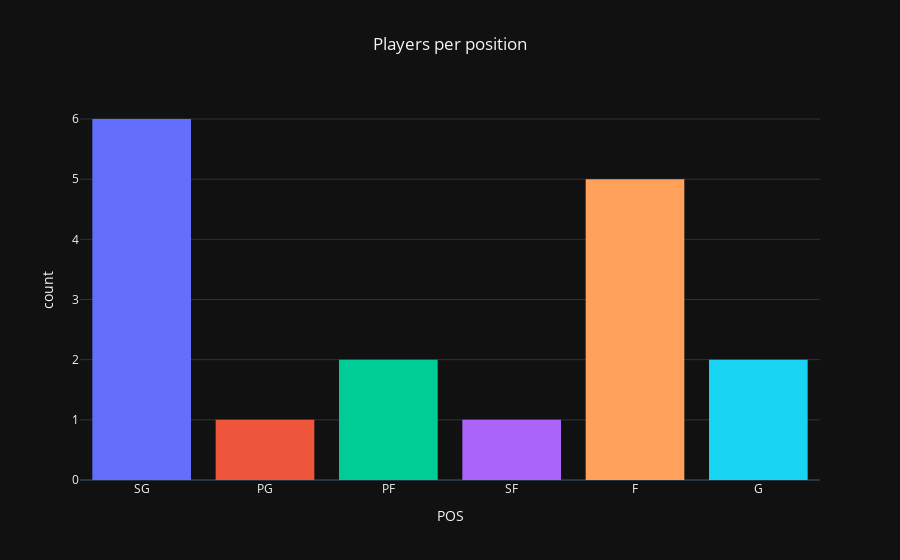

The notebook cell this image was saved under:
### Code cell
# 9. Quantos jogadores há em cada posição de cada time? Em um histograma

px.histogram(data_frame=jogadores_selecionados,
             x='POS',
             template='plotly_dark',
             color='POS',
             title='Players per position').update_layout(showlegend=False, title_x=0.5)

### Figure 1 — Plotly figure (JSON) as saved in the notebook; plotly's stock layout.template omitted (floating-point values rounded to 4 significant figures)
{"data": [{"alignmentgroup": "True", "bingroup": "x", "hovertemplate": "POS=%{x}<br>count=%{y}<extra></extra>", "legendgroup": "SG", "marker": {"color": "#636efa", "pattern": {"shape": ""}}, "name": "SG", "offsetgroup": "SG", "orientation": "v", "showlegend": true, "type": "histogram", "x": ["SG", "SG", "SG", "SG", "SG", "SG"], "xaxis": "x", "yaxis": "y"}, {"alignmentgroup": "True", "bingroup": "x", "hovertemplate": "POS=%{x}<br>count=%{y}<extra></extra>", "legendgroup": "PG", "marker": {"color": "#EF553B", "pattern": {"shape": ""}}, "name": "PG", "offsetgroup": "PG", "orientation": "v", "showlegend": true, "type": "histogram", "x": ["PG"], "xaxis": "x", "yaxis": "y"}, {"alignmentgroup": "True", "bingroup": "x", "hovertemplate": "POS=%{x}<br>count=%{y}<extra></extra>", "legendgroup": "PF", "marker": {"color": "#00cc96", "pattern": {"shape": ""}}, "name": "PF", "offsetgroup": "PF", "orientation": "v", "showlegend": true, "type": "histogram", "x": ["PF", "PF"], "xaxis": "x", "yaxis": "y"}, {"alignmentgroup": "True", "bingroup": "x", "hovertemplate": "POS=%{x}<br>count=%{y}<extra></extra>", "legendgroup": "SF", "marker": {"color": "#ab63fa", "pattern": {"shape": ""}}, "name": "SF", "offsetgroup": "SF", "orientation": "v", "showlegend": true, "type": "histogram", "x": ["SF"], "xaxis": "x", "yaxis": "y"}, {"alignmentgroup": "True", "bingroup": "x", "hovertemplate": "POS=%{x}<br>count=%{y}<extra></extra>", "legendgroup": "F", "marker": {"color": "#FFA15A", "pattern": {"shape": ""}}, "name": "F", "offsetgroup": "F", "orientation": "v", "showlegend": true, "type": "histogram", "x": ["F", "F", "F", "F", "F"], "xaxis": "x", "yaxis": "y"}, {"alignmentgroup": "True", "bingroup": "x", "hovertemplate": "POS=%{x}<br>count=%{y}<extra></extra>", "legendgroup": "G", "marker": {"color": "#19d3f3", "pattern": {"shape": ""}}, "name": "G", "offsetgroup": "G", "orientation": "v", "showlegend": true, "type": "histogram", "x": ["G", "G"], "xaxis": "x", "yaxis": "y"}], "layout": {"barmode": "relative", "legend": {"title": {"text": "POS"}, "tracegroupgap": 0}, "showlegend": false, "title": {"text": "Players per position", "x": 0.5}, "xaxis": {"anchor": "y", "categoryarray": ["SG", "PG", "PF", "SF", "F", "G"], "categoryorder": "array", "domain": [0, 1], "title": {"text": "POS"}}, "yaxis": {"anchor": "x", "domain": [0, 1], "title": {"text": "count"}}}}
